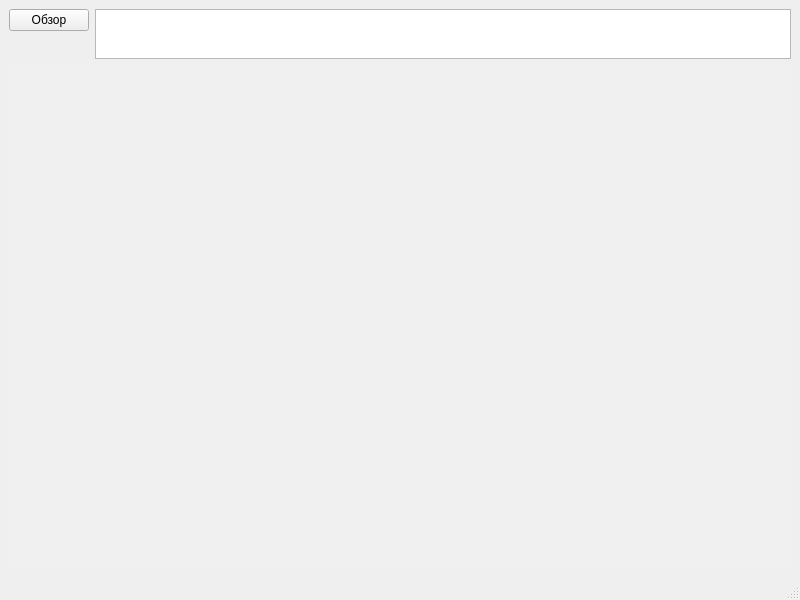
<?xml version="1.0" encoding="UTF-8"?>
<ui version="4.0">
 <class>MainWindow</class>
 <widget class="QMainWindow" name="MainWindow">
  <property name="geometry">
   <rect>
    <x>0</x>
    <y>0</y>
    <width>800</width>
    <height>600</height>
   </rect>
  </property>
  <property name="windowTitle">
   <string>MainWindow</string>
  </property>
  <widget class="QWidget" name="centralwidget">
   <layout class="QGridLayout" name="gridLayout">
    <property name="sizeConstraint">
     <enum>QLayout::SetDefaultConstraint</enum>
    </property>
    <item row="0" column="0">
     <layout class="QFormLayout" name="formLayout">
      <property name="sizeConstraint">
       <enum>QLayout::SetMinimumSize</enum>
      </property>
      <property name="formAlignment">
       <set>Qt::AlignLeading|Qt::AlignLeft|Qt::AlignTop</set>
      </property>
      <item row="0" column="0">
       <widget class="QPushButton" name="pushButton">
        <property name="sizePolicy">
         <sizepolicy hsizetype="Minimum" vsizetype="Fixed">
          <horstretch>0</horstretch>
          <verstretch>0</verstretch>
         </sizepolicy>
        </property>
        <property name="text">
         <string>Обзор</string>
        </property>
       </widget>
      </item>
      <item row="0" column="1">
       <widget class="QTextEdit" name="textEdit">
        <property name="enabled">
         <bool>true</bool>
        </property>
        <property name="sizePolicy">
         <sizepolicy hsizetype="Preferred" vsizetype="Minimum">
          <horstretch>0</horstretch>
          <verstretch>250</verstretch>
         </sizepolicy>
        </property>
        <property name="minimumSize">
         <size>
          <width>0</width>
          <height>50</height>
         </size>
        </property>
        <property name="baseSize">
         <size>
          <width>694</width>
          <height>100</height>
         </size>
        </property>
        <property name="font">
         <font>
          <pointsize>10</pointsize>
         </font>
        </property>
        <property name="readOnly">
         <bool>true</bool>
        </property>
       </widget>
      </item>
      <item row="1" column="0" colspan="2">
       <widget class="QCustomPlot" name="customPlot" native="true">
        <property name="sizePolicy">
         <sizepolicy hsizetype="Expanding" vsizetype="Expanding">
          <horstretch>0</horstretch>
          <verstretch>0</verstretch>
         </sizepolicy>
        </property>
        <property name="minimumSize">
         <size>
          <width>0</width>
          <height>0</height>
         </size>
        </property>
        <property name="baseSize">
         <size>
          <width>780</width>
          <height>339</height>
         </size>
        </property>
        <property name="palette">
         <palette>
          <active>
           <colorrole role="Window">
            <brush brushstyle="SolidPattern">
             <color alpha="255">
              <red>85</red>
              <green>85</green>
              <blue>255</blue>
             </color>
            </brush>
           </colorrole>
          </active>
          <inactive>
           <colorrole role="Window">
            <brush brushstyle="SolidPattern">
             <color alpha="255">
              <red>240</red>
              <green>240</green>
              <blue>240</blue>
             </color>
            </brush>
           </colorrole>
          </inactive>
          <disabled>
           <colorrole role="Window">
            <brush brushstyle="SolidPattern">
             <color alpha="255">
              <red>85</red>
              <green>85</green>
              <blue>255</blue>
             </color>
            </brush>
           </colorrole>
          </disabled>
         </palette>
        </property>
        <property name="autoFillBackground">
         <bool>true</bool>
        </property>
       </widget>
      </item>
     </layout>
    </item>
   </layout>
  </widget>
  <widget class="QMenuBar" name="menubar">
   <property name="geometry">
    <rect>
     <x>0</x>
     <y>0</y>
     <width>800</width>
     <height>21</height>
    </rect>
   </property>
  </widget>
  <widget class="QStatusBar" name="statusbar"/>
 </widget>
 <customwidgets>
  <customwidget>
   <class>QCustomPlot</class>
   <extends>QWidget</extends>
   <header>qcustomplot.h</header>
   <container>1</container>
  </customwidget>
 </customwidgets>
 <resources/>
 <connections>
  <connection>
   <sender>pushButton</sender>
   <signal>clicked()</signal>
   <receiver>MainWindow</receiver>
   <slot>parse()</slot>
   <hints>
    <hint type="sourcelabel">
     <x>208</x>
     <y>49</y>
    </hint>
    <hint type="destinationlabel">
     <x>296</x>
     <y>64</y>
    </hint>
   </hints>
  </connection>
 </connections>
 <slots>
  <signal>needUpdate()</signal>
  <slot>browse()</slot>
  <slot>parse()</slot>
 </slots>
</ui>
